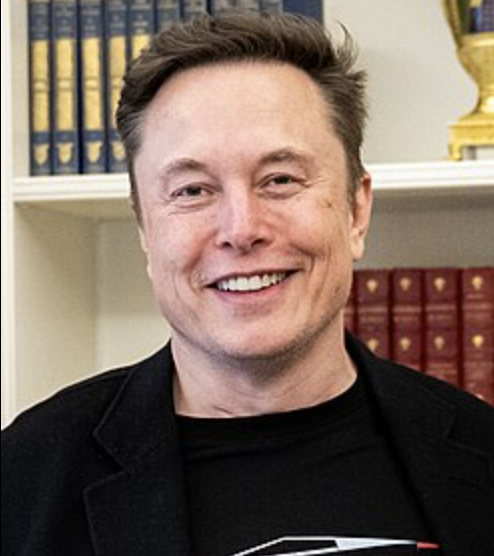
#> input picture src/mask.png, 494 x 556 px, found by its file name
$ python demo_detect.py /data/ruibo/Face-Reconstruction-and-Effects/src/mask.png
#> lines starting #> are read from the running program, lines starting #| are printed output that depends on the picture; after the words box and inside, x2 and y2 are one past the last pixel; in counts of white or black regions, pixels touching at a corner belong together
# src/demo_detect.py
import cv2
import sys

def detect_face(image_path):
    # 加载 OpenCV 自带的人脸分类器
    face_cascade = cv2.CascadeClassifier(cv2.data.haarcascades + 'haarcascade_frontalface_default.xml')

    # 读取图片
    img = cv2.imread(image_path)
#> img is the input picture: shape (556, 494, 3); mean B, G, R 94.3, 106.2, 124
    if img is None:
        print("Error: Image not found!")
        return

    gray = cv2.cvtColor(img, cv2.COLOR_BGR2GRAY)
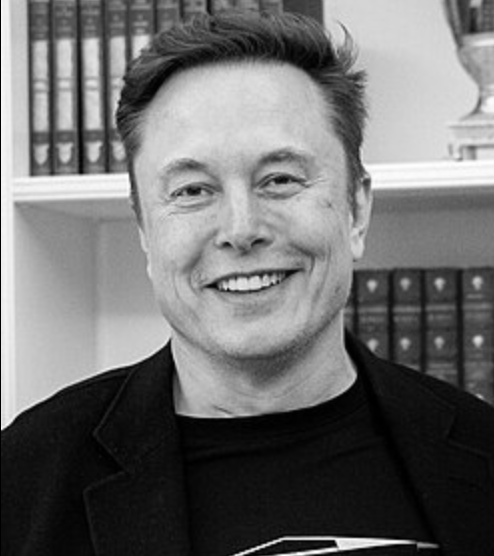
#> gray: shape (556, 494); min 0, max 254, mean 110.2

    # 检测人脸
    faces = face_cascade.detectMultiScale(gray, 1.1, 4)
#> faces = [[52, 68, 28, 28], [116, 84, 250, 250]]

    # 画框
    for (x, y, w, h) in faces:
        cv2.rectangle(img, (x, y), (x+w, y+h), (255, 0, 0), 2)
#> this loop made 2 passes
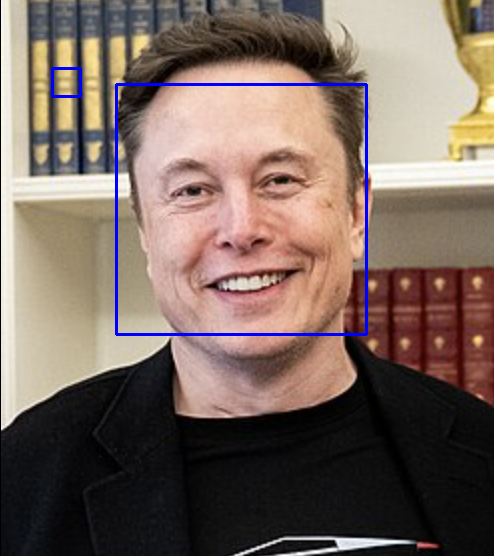
#> img: shape (556, 494, 3); 1.21% of pixels changed, all inside (x1, y1, x2, y2) = (51, 67, 368, 336)

    # 保存结果
    cv2.imwrite("output_result.jpg", img)
    print(f"Success! Detected {len(faces)} faces. Saved to output_result.jpg")
#| Success! Detected 2 faces. Saved to output_result.jpg

if __name__ == "__main__":
    # 这里的路径你可以改成你自己的照片路径
    # 比如: python src/demo_detect.py /data/ruibo/Face-Reconstruction-and-Effects/src/mask.png
    if len(sys.argv) > 1:
        detect_face(sys.argv[1])
    else:
        print("Usage: python src/demo_detect.py <path_to_image>")
